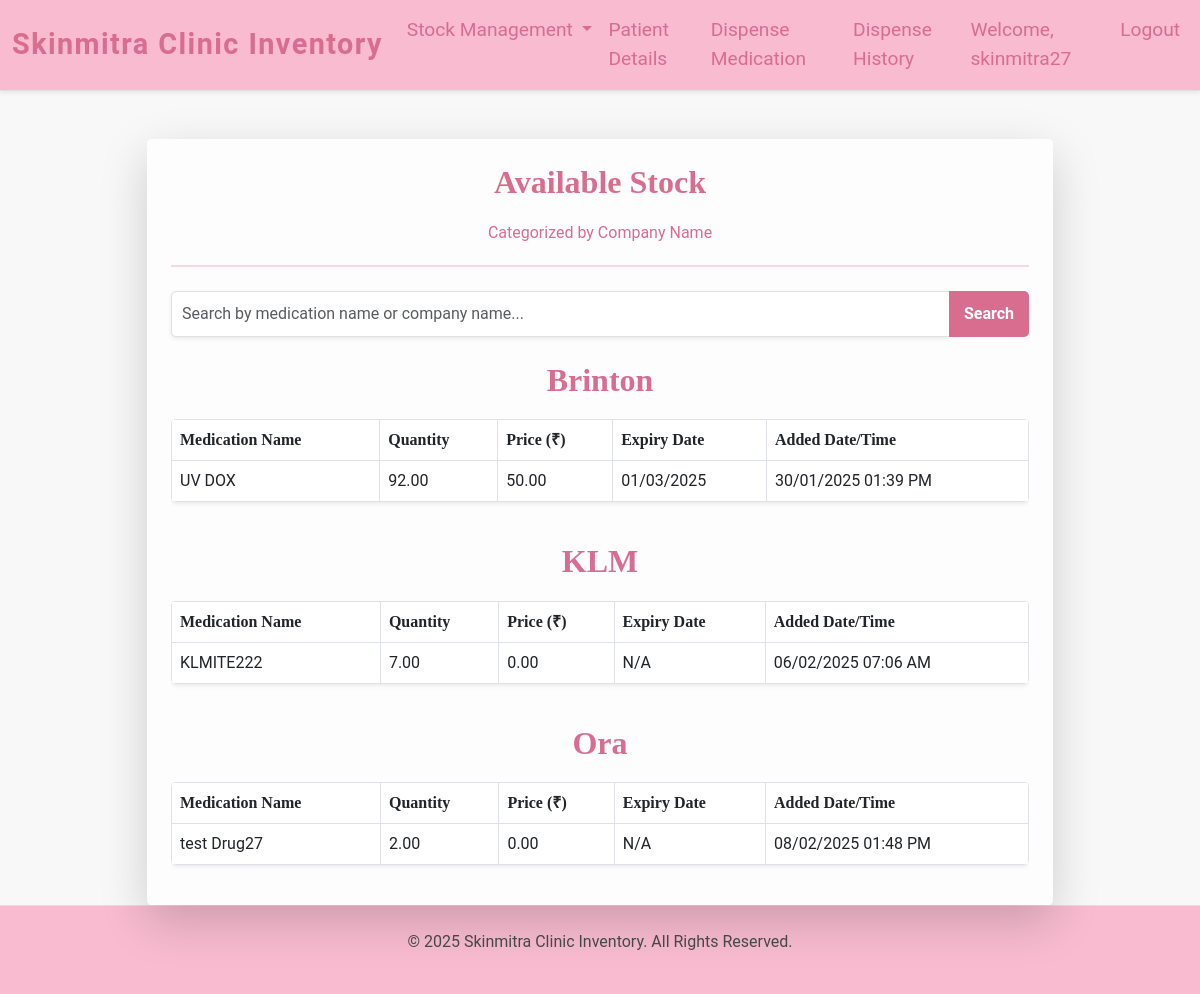
The page /available_stock/ (signed in) on the database as committed earlier.
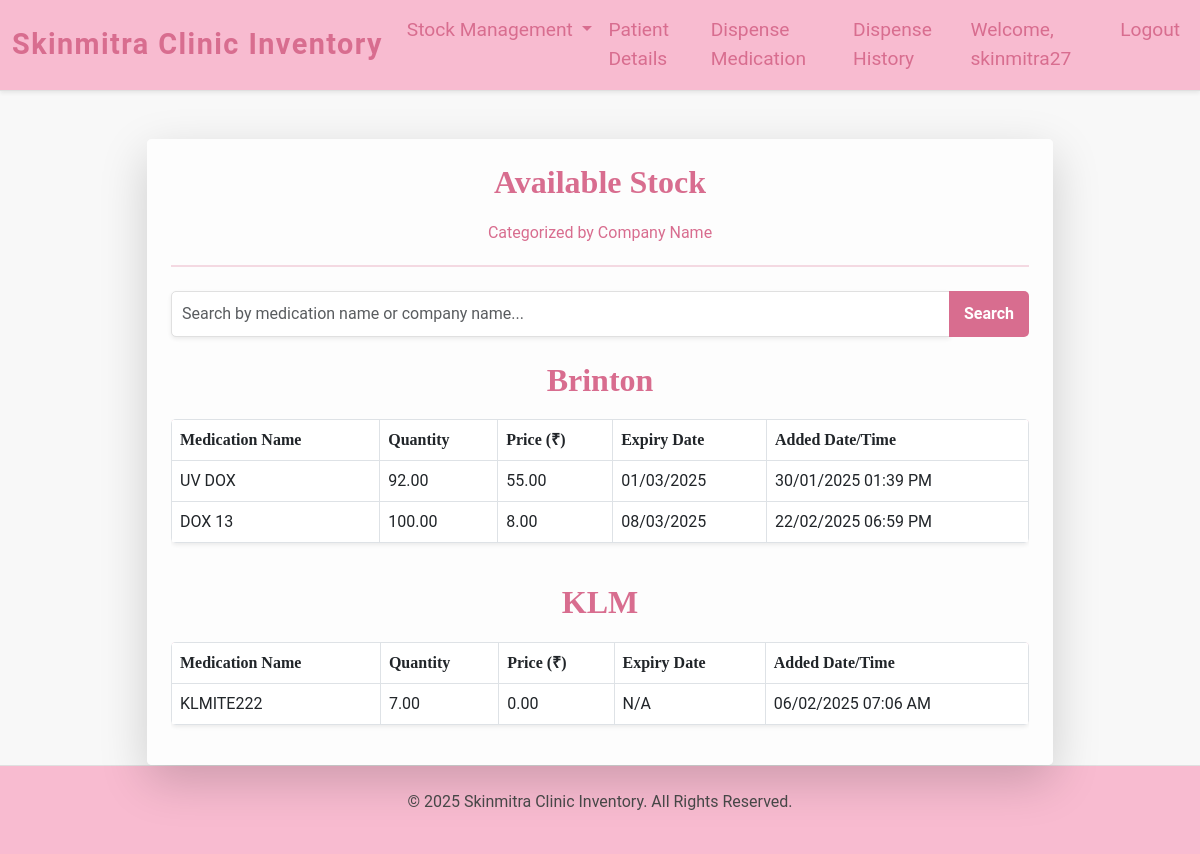
The same page on the database as committed later.
### inventory/models.py (models this page shows, shortened)
class Medication(models.Model):
    name = models.CharField(max_length=100)
    price = models.DecimalField(max_digits=10, decimal_places=2, default=Decimal("0.00"))  # NEW: Price per unit
    quantity = models.DecimalField(max_digits=10, decimal_places=2)
    expiry_date = models.DateField(blank=True, null=True)  # NEW: Expiry date
    date_added = models.DateTimeField(auto_now_add=True)
    company_name = models.CharField(max_length=255, default="Unknown")
    mr_number = models.CharField(max_length=255, default="Unknown")

### inventory/views.py (the view)
# urls.py: path('available_stock/', views.available_stock, name='available_stock'),
@login_required
def available_stock(request):
    query = request.GET.get("search", "")  # Get the search query
    if query:
        medications = Medication.objects.filter(
            Q(name__icontains=query) | Q(company_name__icontains=query),
            quantity__gt=0
        )
    else:
        medications = Medication.objects.filter(quantity__gt=0)
    grouped_medications = {}
    for company_name, meds in groupby(medications.order_by("company_name"), key=lambda x: x.company_name):
        grouped_medications[company_name] = list(meds)
    return render(
        request,
        "available_stock.html",
        {"grouped_medications": grouped_medications, "search_query": query},
    )

### inventory/templates/available_stock.html (shortened to what this page needs)
{% extends "base.html" %}
{% block content %}
<div class="container mt-5">
  <div class="row justify-content-center">
    <div class="col-md-10">
      <div class="card shadow-lg border-0">
        <div class="card-body p-4">
          <div class="text-center mb-4">
            <h1 class="available-stock-heading">Available Stock</h1>
            <p class="lead-text">Categorized by Company Name</p>
            <hr class="hr-style">
          </div>
          <form method="GET" action="{% url 'available_stock' %}" class="mb-4">
            <div class="input-group">
              <input type="text" name="search" class="form-control shadow-sm" placeholder="Search by medication name or company name..." value="{{ search_query }}" aria-label="Search">
              <button class="btn btn-custom" type="submit">Search</button>
            </div>
          </form>
          {% if grouped_medications %}
            {% for company, medications in grouped_medications.items %}
              <h3 class="mt-4 available-stock-heading">{{ company }}</h3>
              <div class="table-responsive">
                <table class="table table-bordered table-hover shadow-sm">
                  <thead class="table-heading">
                    <tr>
                      <th>Medication Name</th>
                      <th>Quantity</th>
                      <th>Price (₹)</th>
                      <th>Expiry Date</th>
                      <th>Added Date/Time</th>
                    </tr>
                  </thead>
                  <tbody>
                    {% for medication in medications %}
                    <tr>
                      <td>{{ medication.name }}</td>
                      <td>{{ medication.quantity }}</td>
                      <td>{{ medication.price }}</td>
                      <td>
                        {% if medication.expiry_date %}
                          {{ medication.expiry_date|date:"d/m/Y" }}
                        {% else %}
                          N/A
                        {% endif %}
                      </td>
                      <td>{{ medication.date_added|date:"d/m/Y h:i A" }}</td>
                    </tr>
                    {% endfor %}
                  </tbody>
                </table>
              </div>
            {% endfor %}
          {% else %}
            <div class="text-center mt-4">
              <p class="text-muted">No medications match your search criteria.</p>
            </div>
          {% endif %}
        </div>
      </div>
    </div>
  </div>
</div>
{% endblock %}

Rows that differ between the two databases and show on the page:
no longer on this page (row edited): Medication: company_name "Ora", name "test Drug27", quantity "2.00", price "0.00", shows "N/A", date_added "08/02/2025 01:48 PM"
changed Medication "Brinton": price "50.00" → "55.00"
added Medication: name "DOX 13", quantity "100.00", price "8.00", expiry_date "08/03/2025", date_added "22/02/2025 06:59 PM", shown under "Brinton"
